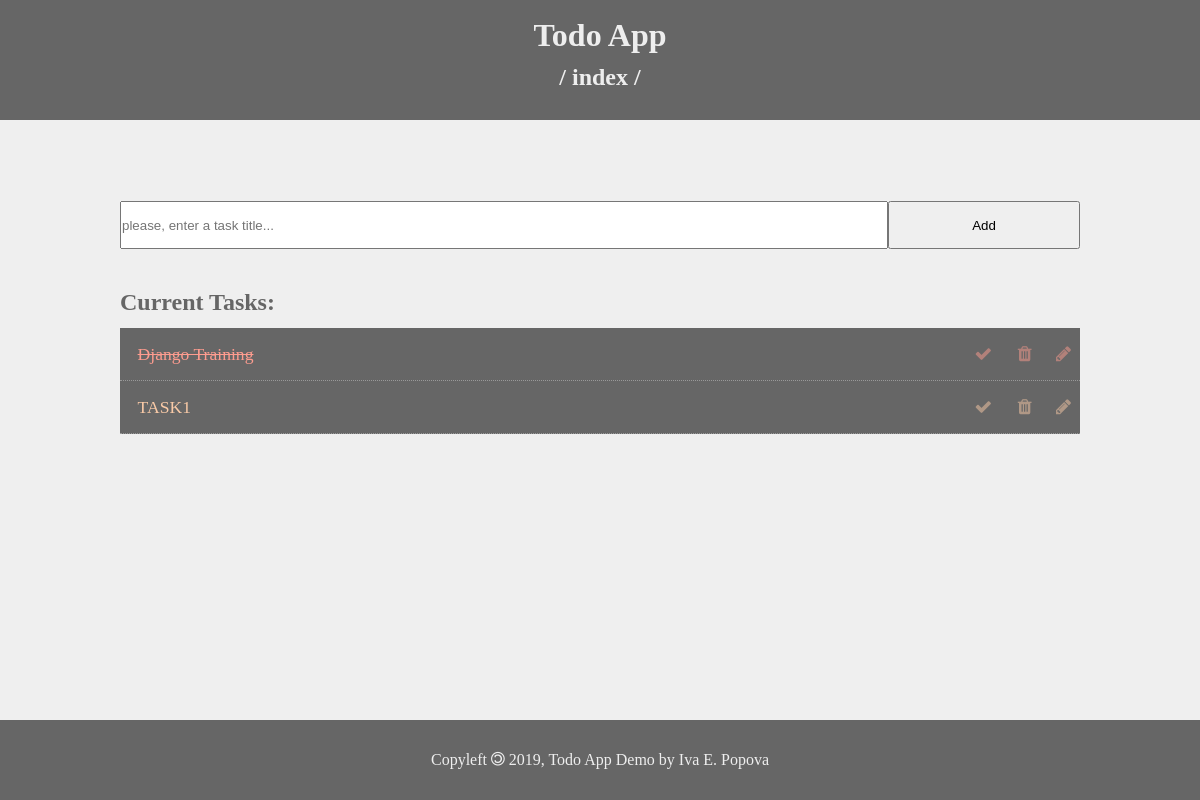
Page /todos/ on the earlier database version.
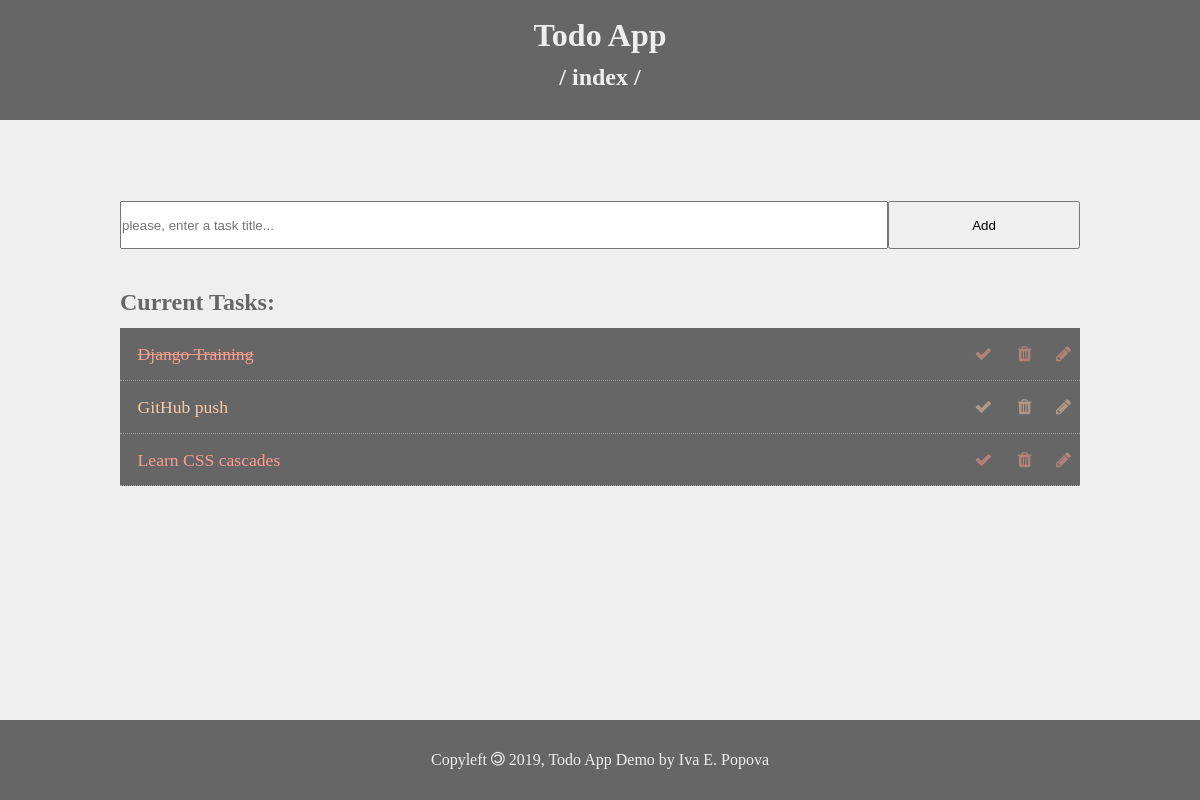
Same page on the later database version.
### todo_app/models.py (models this page shows, shortened)
class Task(models.Model):
  id = models.AutoField(primary_key=True)
  title = models.CharField('Title', max_length=100)
  description = models.TextField('Description')
  created = models.DateTimeField(auto_now_add=True)
  due = models.DateTimeField('due', default=n_days_from_now(1))
  completed = models.BooleanField(default=False)

### todo_app/views.py (the view)
# urls.py: path('', views.index, name="index"),
def index(request):
    tasks = Task.objects.order_by('id')
    template_file = 'todo_app/index.html'
    context = {
        'tasks': tasks,
        'app_name': 'Todo App',
        'page_name': 'index'
    }
    return render(request, template_file, context)

### todo_app/templates/todo_app/index.html (shortened to what this page needs)
{% extends "todo_app/base.html" %}
{% load static %}
{% load custom_filters %}
{% block content_head %}
  <link rel="stylesheet" type="text/css" href="{% static 'todo_app/index.css' %}">
  <link rel="stylesheet" href="https://stackpath.bootstrapcdn.com/font-awesome/4.7.0/css/font-awesome.min.css">
{% endblock content_head %}
{% block content %}
  <main>
    <section class="add_todo">
        <form action="{% url 'add' %}" method="POST">
          <input type="text" name="task_title" placeholder="please, enter a task title...">
          <button type="submit">Add</button>
        </form>
    </section>
    <section class="list_todos">
      <h1>Current Tasks:</h1>
      <ul>
        {% for task in tasks %}
          <li class="clear">
            <span>
              {% if task.completed %}
                <del>{{task.title}}</del>
              {% else %}
                {{task.title}}
              {% endif %}
            </span>
            <span>
              <a href="{% url 'complete' task.id%}"><i class="fa fa-check"></i></a>
              <a href="{% url 'delete' task.id%}"><i class="fa fa-trash"></i></a>
              <a href="{% url 'edit' task.id %}"><i class="fa fa-pencil"></i></a>
            </span>
          </li>
        {% empty %}
          <li>No tasks!</li>
        {% endfor %}
      </ul>
    </section>
  </main>
{% endblock content %}

### todo_app/templates/todo_app/base.html (shortened to what this page needs)
{% load static %}
<!DOCTYPE html>
<html>
<head>
	<link rel="stylesheet" type="text/css" href="{% static 'todo_app/base.css' %}">
	{% block content_head %}{% endblock content_head %}
</head>
<body>
	<header>
		<h1>{{app_name}}</h1>
		<h2>/ {{page_name}} /</h2>
	</header>
	{% block content %}{% endblock content %}
	<footer>
    <p>Copyleft <i class="fa fa-copyright rotate-180"></i> 2019, Todo App Demo by Iva E. Popova</p>
  </footer>
</body>
</html>

### todo_app/static/todo_app/base.css (style rules this page uses)
* { margin:0; padding: 0; box-sizing: border-box; }
.clear:after { display: block; content: ""; clear: both; }
.rotate-180 { display: inline-block; transform: rotate(180deg); }
body { margin:0; background: #efefef; }
header, footer { vertical-align: middle; text-align: center; background: #666; color: #EEE; }
header { height: 15vh; border: 1px solid #666; }
header h1 { margin: .5em 0 .3em 0; }
footer { height: 10vh; line-height: 10vh; font-size: initial; }
main { width: 80%; min-height: 75vh; margin:0 auto; padding: 1px 0; color: #666; }

### todo_app/static/todo_app/index.css (style rules this page uses)
.add_todo { height: 3em; margin: 10vh 0 5vh 0; }
.add_todo form { position: relative; display: block; height: 100%; }
.add_todo input { display: inline-block; position: absolute; top:0; left: 0; width: 80%; height: 100%; margin: 0; padding: 0; box-sizing: border-box; }
.add_todo button { display: inline-block; position: absolute; top:0; right: 0; height: 100%; width: 20%; }
.list_todos h1 { font-size: 1.5em; padding: 0 0 .5em 0; }
.list_todos ul { list-style-type: none; margin:0; padding: 0; }
.list_todos li { font-size: 1.1em; height: 3em; line-height: 3em; padding: 0 .5em 0 1em; background: #666; border-bottom: 1px dotted #999; }
.list_todos li:nth-of-type(2n+1) { color: #fe9c8f; }
.list_todos li:nth-of-type(2n) { color: #f9caa7; }
.list_todos li span { display: inline-block; height: 100%; }
.list_todos li span:nth-of-type(2) { float: right; }
.list_todos li a { display: inline-block; height: 2em; color: inherit; opacity: .5; }
.list_todos li .fa { display: inline-block; width: 2em; height: 100%; text-align: right; }

Differences in the rows shown:
removed Task: title "TASK1"
added Task: title "GitHub push"
added Task: title "Learn CSS cascades"
